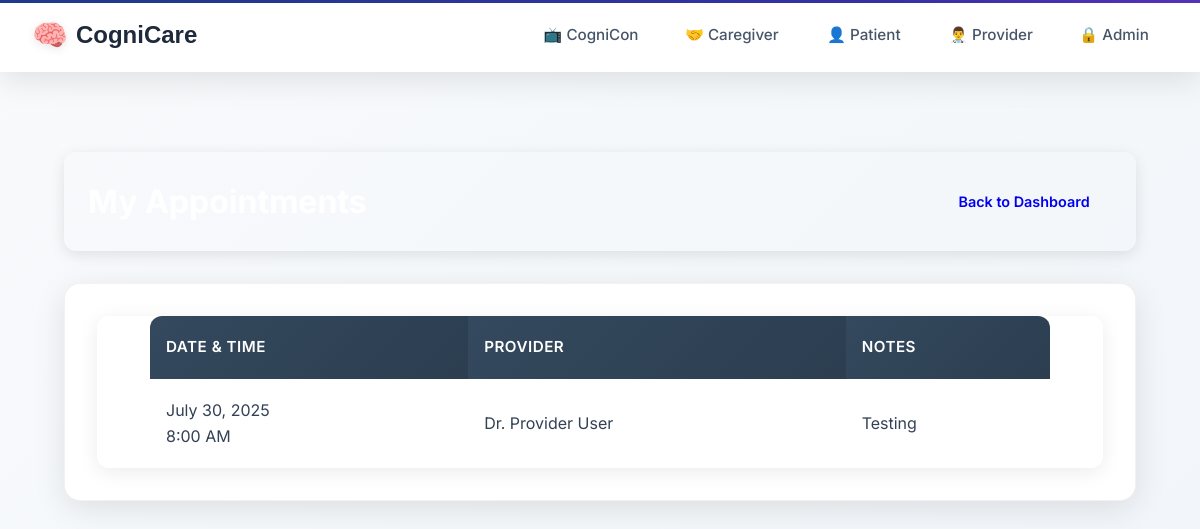
/taskmanager/patient/appointments/ (signed in), run on an earlier commit of the app's database.
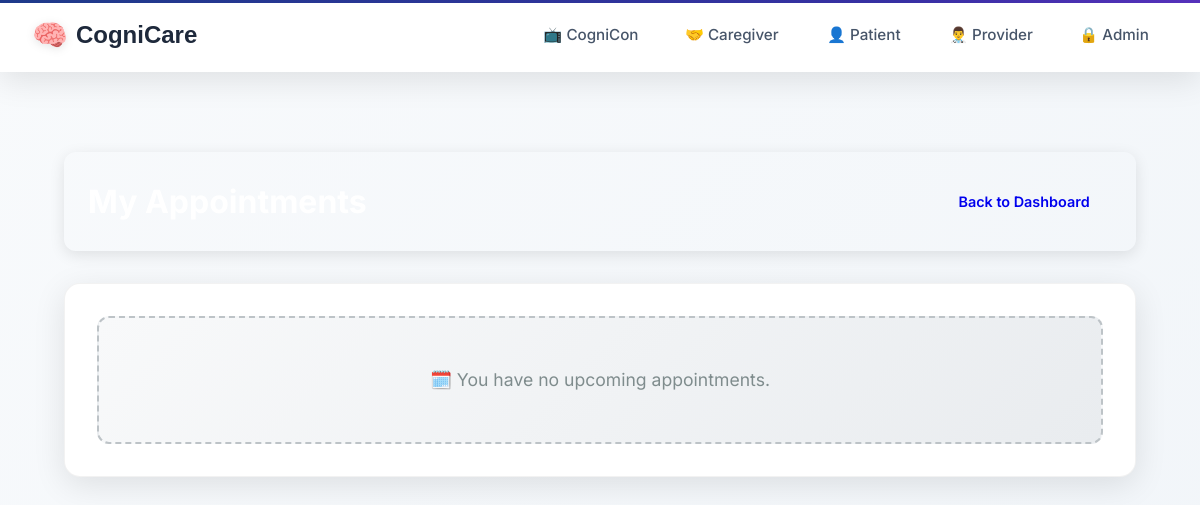
And on a later commit of the database.
### taskmanager/models.py (models this page shows, shortened)
class Appointment(models.Model):
    provider = models.ForeignKey(UserProfile, on_delete=models.CASCADE, related_name='provided_appointments')
    patient = models.ForeignKey(UserProfile, on_delete=models.CASCADE, related_name='appointments')
    datetime = models.DateTimeField()
    notes = models.TextField(blank=True)
    created_at = models.DateTimeField(auto_now_add=True)
    class Meta:
        ordering = ['datetime']

### users/models.py (models this page shows, shortened)
class UserProfile(models.Model):
    USER_TYPES = (
        ('admin', 'Administrator'),  # Admin users
        ('provider', 'Healthcare Provider'),  # Providers
        ('caregiver', 'Caregiver'),  # Caregivers
        ('patient', 'Patient'),  # All patients
    )
    user = models.OneToOneField(User, on_delete=models.CASCADE, related_name='profile')  # each user must have a profile
    user_type = models.CharField(max_length=20, choices=USER_TYPES)  # set specific user role
    provider = models.ForeignKey('self', on_delete=models.SET_NULL, null=True, blank=True,
                                related_name='managed_patients', limit_choices_to={'user_type': 'provider'})  # provider link
    patient = models.ForeignKey('self', on_delete=models.SET_NULL, null=True, blank=True,
                               related_name='caregivers', limit_choices_to={'user_type': 'patient'})  # patienr link
    linked_patients = models.ManyToManyField(
        'self',
        symmetrical=False,
        related_name='linked_caregivers',
        limit_choices_to={'user_type': 'patient'},
        blank=True,
        help_text="Patients this caregiver can access"  # Caregivers can see these patients
    )

### taskmanager/views.py (the view)
# urls.py: path('patient/appointments/', views.patient_appointments, name='patient_appointments'),
@login_required
def patient_appointments(request):
    if not hasattr(request.user, 'profile') or request.user.profile.user_type != 'patient':
        messages.error(request, 'You do not have permission to view appointments.')
        return redirect('home')
    appointments = Appointment.objects.filter(patient=request.user.profile).order_by('datetime')
    return render(request, 'appointments/patient_appointments.html', {
        'appointments': appointments,
        'user_type': 'Patient'
    })

### templates/appointments/patient_appointments.html (shortened to what this page needs)
{% extends 'layouts/base.html' %}
{% block content %}
<div class="dashboard-container">
    <div class="dashboard-header dashboard-header-plain">
        <h1>My Appointments</h1>
        <a href="{% url 'patient_dashboard' %}" class="action-btn outline-btn">Back to Dashboard</a>
    </div>
    <div class="dashboard-section">
        {% if appointments %}
            <div class="table-container">
                <table class="enhanced-table">
                    <thead>
                        <tr>
                            <th>Date & Time</th>
                            <th>Provider</th>
                            <th>Notes</th>
                        </tr>
                    </thead>
                    <tbody>
                        {% for appt in appointments %}
                        <tr>
                            <td class="appointment-datetime">
                                {{ appt.datetime|date:"F j, Y" }}
                                <br>
                                <span class="time">{{ appt.datetime|date:"g:i A" }}</span>
                            </td>
                            <td>Dr. {{ appt.provider.user.get_full_name }}</td>
                            <td>{{ appt.notes|default:"No notes provided." }}</td>
                        </tr>
                        {% endfor %}
                    </tbody>
                </table>
            </div>
        {% else %}
            <div class="empty-state">
                <p>🗓️ You have no upcoming appointments.</p>
            </div>
        {% endif %}
    </div>
</div>
{% endblock %}

What changed in the data, as far as the page shows it:
removed Appointment: datetime "July 30, 2025", datetime "8:00 AM", provider.user.get_full_name "Provider User", notes "Testing"
Also different on the page:
text no longer shown: "DATE & TIME PROVIDER NOTES"
text now shown: "🗓️ You have no upcoming appointments."
